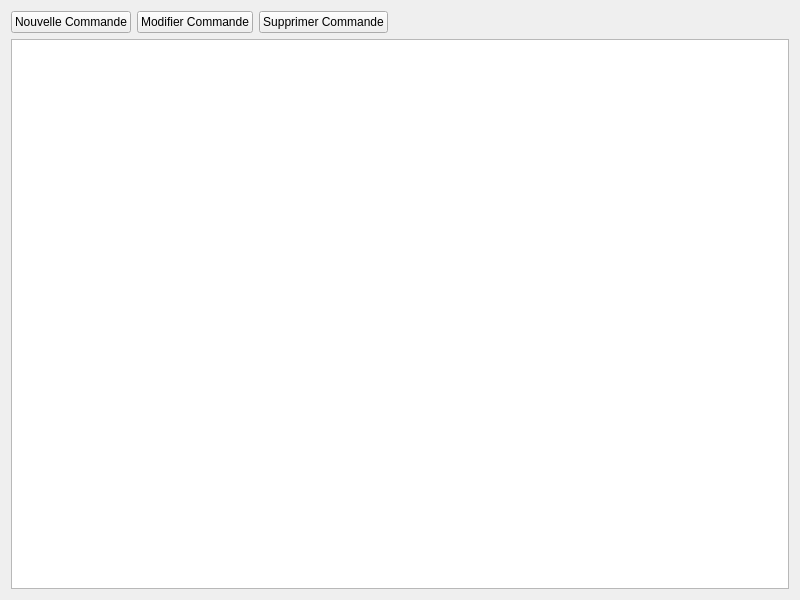
<?xml version="1.0" encoding="UTF-8"?>
<ui version="4.0">
 <class>CommandePage</class>
 <widget class="QWidget" name="CommandePage">
  <property name="geometry">
   <rect>
    <x>0</x>
    <y>0</y>
    <width>800</width>
    <height>600</height>
   </rect>
  </property>
  <property name="windowTitle">
   <string>Gestion des Commandes</string>
  </property>
  <layout class="QVBoxLayout" name="verticalLayout">
   <item>
    <layout class="QHBoxLayout" name="horizontalLayout">
     <item>
      <widget class="QPushButton" name="new_button">
       <property name="text">
        <string>Nouvelle Commande</string>
       </property>
      </widget>
     </item>
     <item>
      <widget class="QPushButton" name="edit_button">
       <property name="text">
        <string>Modifier Commande</string>
       </property>
      </widget>
     </item>
     <item>
      <widget class="QPushButton" name="delete_button">
       <property name="text">
        <string>Supprimer Commande</string>
       </property>
      </widget>
     </item>
     <item>
      <spacer name="horizontalSpacer">
       <property name="orientation">
        <enum>Qt::Horizontal</enum>
       </property>
       <property name="sizeHint" stdset="0">
        <size>
         <width>40</width>
         <height>20</height>
        </size>
       </property>
      </spacer>
     </item>
    </layout>
   </item>
   <item>
    <widget class="QTableView" name="table_view">
     <property name="editTriggers">
      <set>QAbstractItemView::NoEditTriggers</set>
     </property>
     <property name="selectionBehavior">
      <set>QAbstractItemView::SelectRows</set>
     </property>
     <property name="selectionMode">
      <set>QAbstractItemView::SingleSelection</set>
     </property>
     <attribute name="verticalHeaderVisible">
      <bool>false</bool>
     </attribute>
    </widget>
   </item>
  </layout>
 </widget>
 <resources/>
 <connections/>
</ui>
